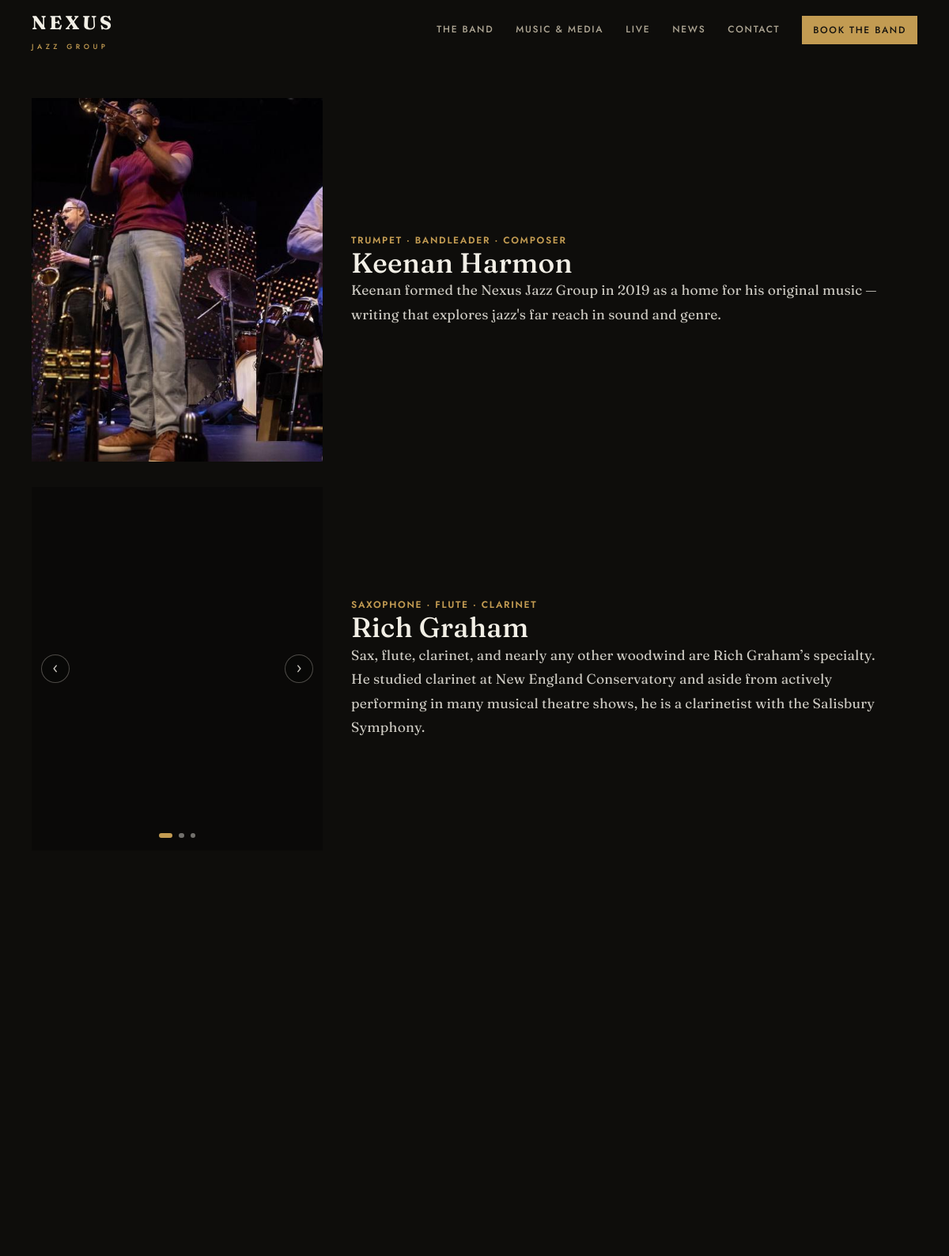
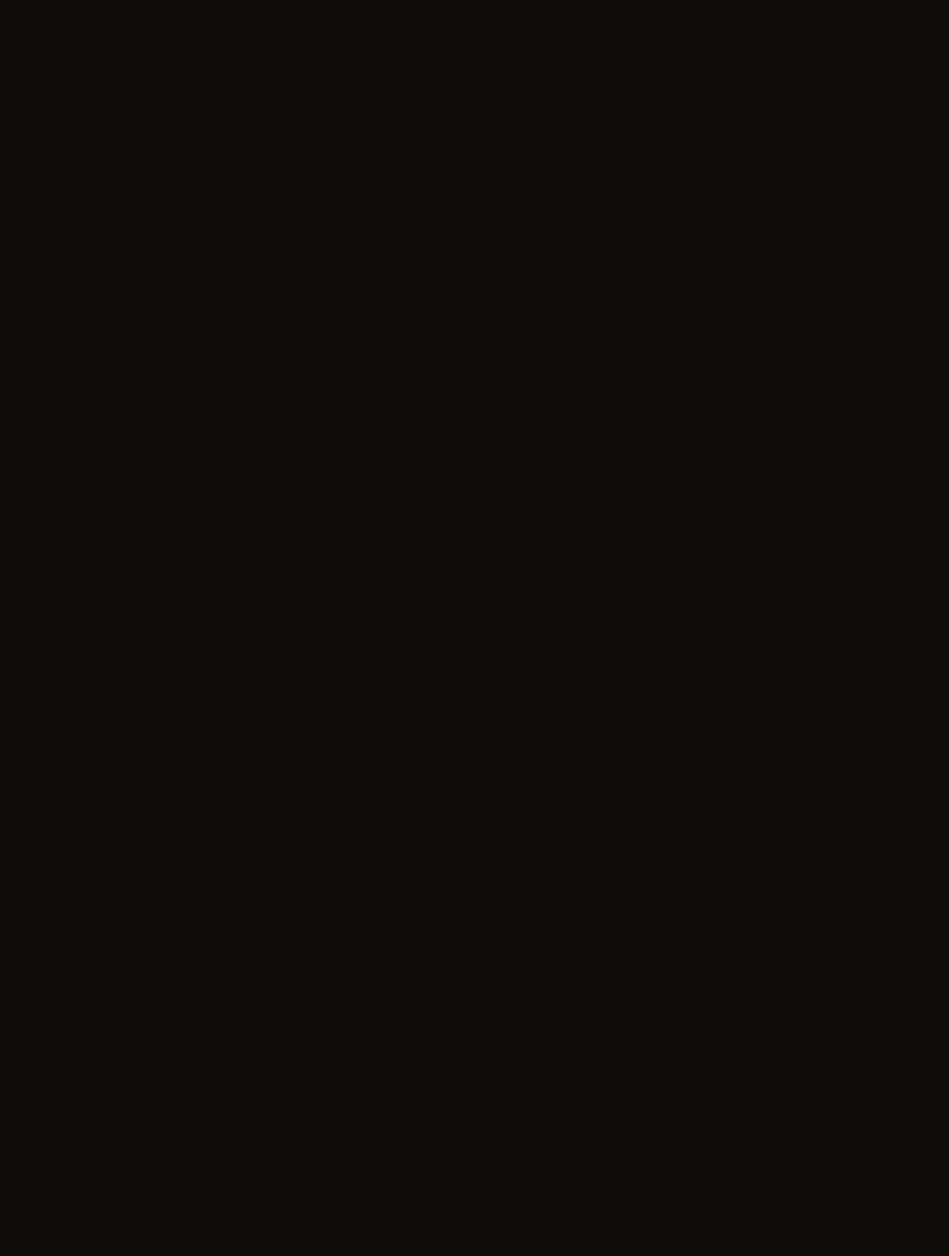
Screenshot of /band/ (upper part) with the database file from the repository (2 pictures, top to bottom).
### apps/team/models.py (models this page shows, shortened)
class TeamMember(models.Model):
    name = models.CharField(max_length=200)
    role = models.CharField(max_length=120)
    department = models.ForeignKey(
        Department, null=True, blank=True, on_delete=models.SET_NULL, related_name="members"
    )
    bio = models.TextField(blank=True)
    photo = models.ImageField(upload_to="team/", blank=True, null=True)
    image_focal_y = models.FloatField(default=0.5)
    email = models.EmailField(blank=True)
    phone = models.CharField(max_length=30, blank=True)
    linkedin_url = models.URLField(blank=True)
    sort_order = models.PositiveSmallIntegerField(default=0)
    is_active = models.BooleanField(default=True)
    class Meta:
        ordering = ["sort_order", "name"]
        verbose_name = "Team Member"
        verbose_name_plural = "Team Members"
    @property
    def gallery_photos(self):
        return list(self.photos.filter(is_active=True))

class MemberPhoto(models.Model):
    member = models.ForeignKey(
        TeamMember, on_delete=models.CASCADE, related_name="photos"
    )
    image = models.ImageField(upload_to="team/")
    caption = models.CharField(max_length=200, blank=True)
    sort_order = models.PositiveSmallIntegerField(default=0)
    is_active = models.BooleanField(default=True)
    class Meta:
        ordering = ["sort_order", "id"]
        verbose_name = "Member Photo"
        verbose_name_plural = "Member Photos"

### apps/team/views.py (the view)
# urls.py: path("", views.team, name="team"),
def team(request):
    members = TeamMember.objects.filter(is_active=True).select_related("department").order_by("sort_order", "name")
    departments = Department.objects.all().order_by("sort_order", "name")
    grouped = defaultdict(list)
    ungrouped = []
    for member in members:
        if member.department:
            grouped[member.department].append(member)
        else:
            ungrouped.append(member)
    department_groups = [(dept, grouped[dept]) for dept in departments if grouped[dept]]
    if ungrouped:
        department_groups.append((None, ungrouped))
    context = {
        "department_groups": department_groups,
        "all_members": members,
    }
    return render(request, "team/team.html", context)

### apps/core/context_processors.py (called while the page is built)
def site_settings(request):
    try:
        settings_obj = SiteSettings.objects.first()
    except Exception:
        settings_obj = None
    return {
        "site_settings": settings_obj,
    }

### apps/core/templatetags/assets.py (called while the page is built)
@register.simple_tag
def static_v(path):
    url = static(path)
    try:
        found = finders.find(path)
        if found:
            stamp = int(os.path.getmtime(Path(found)))
            sep = "&" if "?" in url else "?"
            return f"{url}{sep}v={stamp}"
    except Exception:
        pass
    return url

### templates/team/team.html (shortened to what this page needs)
{% extends "base.html" %}
{% block content %}
<section class="section-x section-x--flush" aria-label="Band members">
  <div class="container">
    <div class="roster">
      {% for member in all_members %}
      {% with photos=member.gallery_photos %}
      <article class="player-card reveal">
        <div class="player-card__media">
          {% if photos|length > 1 %}
          <div class="shots" data-carousel="player-{{ member.pk }}">
            <div class="shots__stage">
              {% for photo in photos %}
              <figure class="shots__slide" data-carousel-slide
                      {% if not forloop.first %}aria-hidden="true"{% endif %}>
              </figure>
              {% endfor %}
            </div>
            <button class="shots__arrow shots__arrow--prev" type="button"
                    data-carousel-prev aria-label="Previous picture of {{ member.name }}">
              <span aria-hidden="true">‹</span>
            </button>
            <button class="shots__arrow shots__arrow--next" type="button"
                    data-carousel-next aria-label="Next picture of {{ member.name }}">
              <span aria-hidden="true">›</span>
            </button>
            <div class="shots__dots" role="tablist" aria-label="Pictures of {{ member.name }}">
              {% for photo in photos %}
              <button class="shots__dot" type="button" data-carousel-dot="{{ forloop.counter0 }}"
                      aria-label="Picture {{ forloop.counter }} of {{ photos|length }}"></button>
              {% endfor %}
            </div>
          </div>
          {% elif photos %}
          {% with photo=photos.0 %}
          <figure class="shots shots--single">
            <img src="{{ photo.image.url }}" alt="{{ member.name }}" loading="lazy" decoding="async">
          </figure>
          {% endwith %}
          {% elif member.photo %}
          <figure class="shots shots--single">
            <img src="{{ member.photo.url }}" alt="{{ member.name }}"
                 style="object-position: center {% widthratio member.image_focal_y 1 100 %}%"
                 loading="lazy" decoding="async">
          </figure>
          {% else %}
          <div class="shots shots--single shots--empty">
            <span class="player-card__initial" aria-hidden="true">{{ member.name|first }}</span>
          </div>
          {% endif %}
        </div>
        <div class="player-card__text">
          <p class="player-card__role">{{ member.role }}</p>
          <h2 class="player-card__name">{{ member.name }}</h2>
          {% if member.bio %}<p class="player-card__bio">{{ member.bio }}</p>{% endif %}
        </div>
      </article>
      {% endwith %}
      {% empty %}
      <p class="empty-note">Band bios are on their way.</p>
      {% endfor %}
    </div>
  </div>
</section>
{% endblock %}

### static/css/theme.css (style rules this page uses)
:root { --color-primary: #C29B52; --color-primary-dark: #D6B26A; --color-primary-light: #231C10; --color-secondary: #0A0908; --color-accent: var(--color-primary); --font-heading: 'Fraunces', Georgia, 'Times New Roman', serif; --font-body: 'Jost', 'Futura', system-ui, sans-serif; --radius: 0.25rem; --color-bg: #0E0D0B; --color-surface: #171511; --color-surface-2: #1E1B16; --color-border: #2B2721; --color-text: #F2EFE6; --color-text-muted: #AFA795; --color-text-light: #857D6F; --color-inverse-bg: #F2EFE6; --color-inverse-text: #14120E; --color-success: #15803D; --color-warning: #B45309; --color-error: #B91C1C; --color-info: #1D4ED8; --text-xs: 0.75rem; --text-sm: 0.875rem; --text-base: 1rem; --text-lg: 1.125rem; --text-xl: clamp(1.25rem, 1.15rem + 0.5vw, 1.5rem); --text-2xl: clamp(1.6rem, 1.3rem + 1.2vw, 2.25rem); --text-3xl: clamp(2rem, 1.5rem + 2vw, 3rem); --text-hero: clamp(2.6rem, 1.7rem + 4vw, 5.25rem); --leading-tight: 1.15; --leading-body: 1.7; --tracking-label: 0.14em; --font-mono: ui-monospace, 'SF Mono', Menlo, monospace; --space-1: 0.25rem; --space-2: 0.5rem; --space-3: 0.75rem; --space-4: 1rem; --space-6: 1.5rem; --space-8: 2rem; --space-12: 3rem; --space-16: 4rem; --space-24: 6rem; --space-32: 8rem; --section-y-s1: clamp(2.5rem, 2rem + 2vw, 4rem); --section-y-s2: clamp(4rem, 3rem + 4vw, 7rem); --section-y-s3: clamp(5.5rem, 4rem + 6vw, 9rem); --section-y: var(--section-y-s3); --max-width: 80rem; --max-width-prose: 45rem; --container-pad: clamp(1.25rem, 4vw, 2.5rem); --radius-sm: calc(var(--radius) * 0.5); --radius-lg: calc(var(--radius) * 1.75); --radius-full: 999px; --shadow-sm: 0 1px 2px rgba(0,0,0,.4); --shadow: 0 2px 12px rgba(0,0,0,.45); --shadow-md: 0 8px 24px rgba(0,0,0,.5); --shadow-lg: 0 16px 40px rgba(0,0,0,.55); --t-fast: 150ms; --t-base: 240ms; --t-slow: 400ms; --ease-out: cubic-bezier(0.22, 1, 0.36, 1); --ease-in-out: cubic-bezier(0.65, 0, 0.35, 1); --focus-ring: 0 0 0 3px color-mix(in srgb, var(--color-primary) 45%, transparent); --text-4xl: var(--text-3xl); --transition: var(--t-fast) var(--ease-out); --transition-md: var(--t-base) var(--ease-out); }
html { scroll-behavior: smooth; }
body { font-family: var(--font-body); color: var(--color-text); background: var(--color-bg); line-height: var(--leading-body); margin: 0; }
h1, h2, h3, h4 { font-family: var(--font-heading); font-optical-sizing: auto; line-height: var(--leading-tight); color: var(--color-text); }
img, video, svg { max-width: 100%; height: auto; display: block; }
.reveal { opacity: 0; transform: translateY(24px); transition: opacity var(--t-slow) var(--ease-out), transform var(--t-slow) var(--ease-out); }
.reveal.visible { opacity: 1; transform: none; }

### static/css/base.css (style rules this page uses)
*, *::before, *::after { box-sizing: border-box; margin: 0; padding: 0; }
html { scroll-behavior: smooth; }
img, video { max-width: 100%; display: block; }
body { font-family: var(--font-body); font-size: var(--text-base); color: var(--color-text); background: var(--color-bg); line-height: 1.6; min-height: 100vh; display: flex; flex-direction: column; }
h1, h2, h3, h4, h5, h6 { font-family: var(--font-heading); line-height: 1.2; color: var(--color-text); margin-bottom: var(--space-4); }
h2 { font-size: var(--text-3xl); }
p { margin-bottom: var(--space-4); }
.container { max-width: var(--max-width); margin: 0 auto; padding: 0 var(--container-pad); }

### rows the page displays
TeamMember: photo (picture), role "TRUMPET · BANDLEADER · COMPOSER", name "Keenan Harmon", bio "Keenan formed the Nexus Jazz Group in 2019 as a home for his original music — writing that explores jazz's far reach in sound and genre."
TeamMember: role "SAXOPHONE · FLUTE · CLARINET", name "Rich Graham", bio "Sax, flute, clarinet, and nearly any other woodwind are Rich Graham’s specialty. He studied clarinet at New England Conservatory and aside from actively performing in many musical theatre shows, he is a clarinetist with the Salisbury Symphony."
